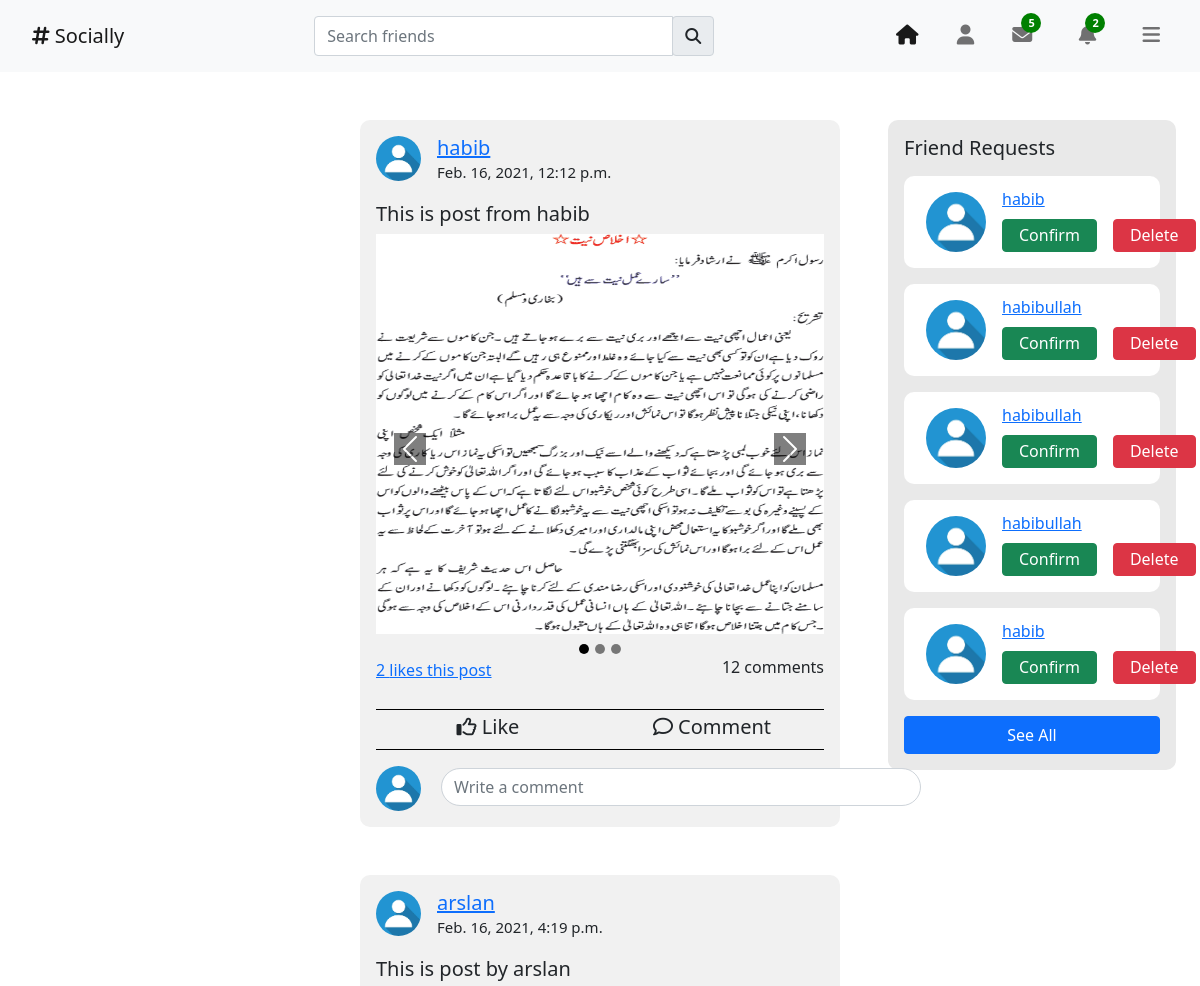
/ (signed in, upper part), run on an earlier commit of the app's database.
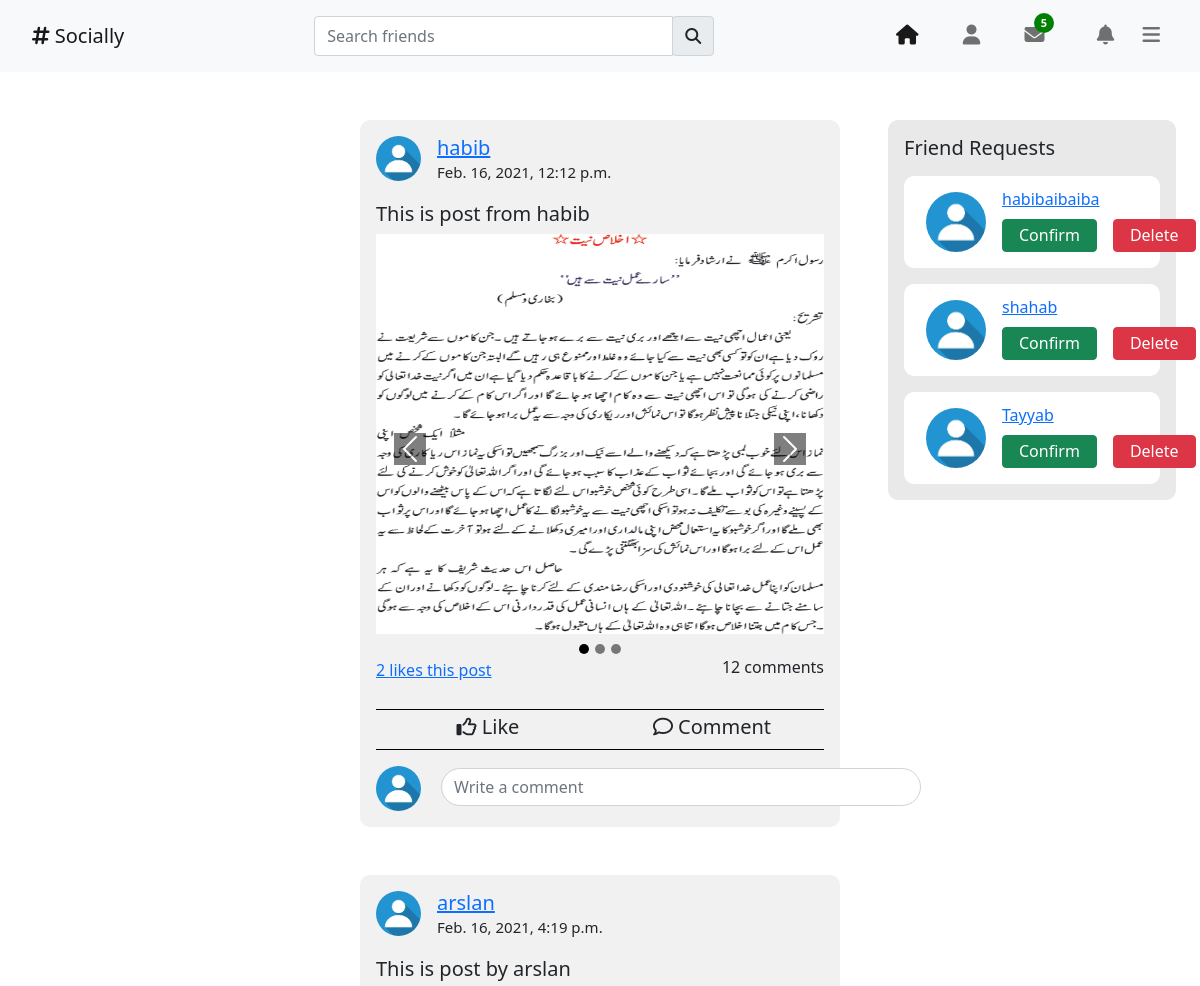
And on a later commit of the database.
### posts/models.py (models this page shows, shortened)
class Post(models.Model):
    user = models.ForeignKey(User, on_delete=models.CASCADE)
    title = models.CharField(max_length=500, verbose_name="Post title")
    sub_title = models.CharField(max_length=500, null=True, blank=True, verbose_name="Subtitle")
    content = models.TextField(null=True, blank=True)
    like_num = models.IntegerField(default=0, verbose_name="Number of likes")
    comment_num = models.IntegerField(default=0, verbose_name="Number of comments")
    add_time = models.DateTimeField(auto_now=True, verbose_name="Post add time")

class PostImage(models.Model):
    post = models.ForeignKey(Post, on_delete=models.CASCADE, related_name="post_image")
    image = models.ImageField(upload_to='post_images/')

### accounts/models.py (models this page shows, shortened)
class User(AbstractUser):
    slug = models.SlugField(unique=True, null=True)
    gender = models.CharField(max_length=50, null=True, choices=[
        ('Male', 'Male'),
        ('Female', 'Female'),
        ('Other', 'Other')
    ])
    about = models.TextField(null=True, blank=True, verbose_name="About")

### profiles/models.py (models this page shows, shortened)
class UserProfile(models.Model):
    user = models.OneToOneField(User, on_delete=models.CASCADE, related_name='user_profile')
    headline = models.TextField(null=True, blank=True)
    profile_image = models.ImageField(upload_to='profile/', default='profile/default_profile.jpg')
    cover_image = models.ImageField(upload_to='cover/', default='cover/default_cover.jpg')
    date_of_birth = models.DateField(null=True, blank=True)
    phone = models.CharField(max_length=15, null=True, blank=True)
    city = models.CharField(max_length=50, null=True, blank=True)
    country = models.CharField(max_length=50, null=True, blank=True)

### friends/models.py (models this page shows)
class Friend(models.Model):
    user = models.ForeignKey(User, on_delete=models.CASCADE, related_name="user")
    friend = models.ForeignKey(User, on_delete=models.CASCADE, related_name="friend")
    status = models.CharField(max_length=50, default="requested")
    request_time = models.DateTimeField(auto_now=True, verbose_name="Requested time")

### home/views.py (the view)
# urls.py: path('',views.PostListView.as_view(),name="home")
class PostListView(ListView):
    model = Post
    template_name = 'home/index.html'
    queryset = Post.objects.all().prefetch_related('post_comment', 'post_image', 'post_like')
    context_object_name = 'posts'
    paginate_by = 5
    def get_context_data(self, **kwargs):
        context = super(PostListView, self).get_context_data(**kwargs)
        friends = Friend.objects.filter(
            user=self.request.user, status="requested"
        ).select_related(
            'user', 'friend'
        )
        context['friends'] = friends[:5]
        context['requested_count'] = friends.count()
        notifications = Notification.objects.filter(
            receiver=self.request.user,
            seen=False
        ).count()
        context['unseen_notifications'] = notifications
        return context

### templates/home/index.html (shortened to what this page needs)
{% extends 'base/bootstrap_template.html' %}
{% load static %}
{% load mathfilters %}
{% load posts_tags %}
{% block css_section %}
    <link rel="stylesheet" href="{% static 'home/css/style.css' %}">
    <link rel="stylesheet" href="{% static 'home/css/navbar_css.css' %}">
    <link rel="stylesheet" href="{% static 'base/base_style.css' %}">
{% endblock %}
{% block main_body %}
    <div class="application">
        {% include 'home/navbar.html' %}
        <div class="main-section">
            <div class="left">
            </div>
            <div class="center infinite-container">
                {% for post in posts %}
                    <div class="post infinite-item">
                        <div class="post-info">
                            <div class="user-image">
                                <img src="{{ post.user.user_profile.profile_image.url }}" alt="image">
                            </div>
                            <div class="info ">
                                <div class="username">
                                    <a href="{% url 'profile:user_profile' post.user.slug %}">
                                        <h5>{{ post.user.username }}</h5></a>
                                </div>
                                <div class="date-time">
                                    <h5>{{ post.add_time }}</h5>
                                </div>
                            </div>
                        </div>
                        <div class="post-title">
                            <h5>{{ post.title }}</h5>
                        </div>
                        <div class="post-content">
                            <div class="post-image">
                                {% if post.post_image %}
                                    {% if post.post_image.count == 1 %}
                                        <img class="d-block w-100 post-image"
                                             src="{{ post.post_image.first.image.url }}"
                                             alt="image">
                                    {% else %}
                                        <div id="myCarousel" class="carousel slide" data-ride="carousel">
                                            <div class="carousel-inner">
                                                {% for img in post.post_image.all %}
                                                    {% if forloop.counter == 1 %}
                                                        <div class="carousel-item active">
                                                            <img class="d-block w-100 post-image"
                                                                 src="{{ img.image.url }}"
                                                                 alt="image">
                                                        </div>
                                                    {% else %}
                                                        <div class="carousel-item ">
                                                            <img class="d-block w-100 post-image"
                                                                 src="{{ img.image.url }}"
                                                                 alt="image">
                                                        </div>
                                                    {% endif %}
                                                {% endfor %}
                                            </div>
                                            <a class="carousel-control-prev " href="#myCarousel"
                                               role="button" data-slide="prev">
                                                <span class="carousel-control-prev-icon carousel-movers"
                                                      aria-hidden="true"></span>
                                            </a>
                                            <a class="carousel-control-next" href="#myCarousel"
                                               role="button" data-slide="next">
                                                <span class="carousel-control-next-icon carousel-movers"
                                                      aria-hidden="true"></span>
                                            </a>
                                            <ol class="carousel-indicators">
                                                {% for img in post.post_image.all %}
                                                    {% if forloop.counter == 1 %}
                                                        <li data-target="#myCarousel" data-slide-to="1"
                                                            class="active"></li>
                                                    {% else %}
                                                        <li data-target="#myCarousel"
                                                            data-slide-to={{ forloop.counter }}></li>
                                                    {% endif %}
                                                {% endfor %}
                                            </ol>
                                        </div>
                                    {% endif %}
                                {% endif %}
                            </div>
                        </div>
                        <div class="post-stats">
                            <div class="stats-display">
                                <a href="" class="like-number-display" id="like-number-{{ post.id }}"
                                   data-toggle="modal"
                                   data-target="#likesModel">{{ post.like_num }} likes this post</a>
                                <h5 class="display-comments" id="comment-{{ post.id }}"
                                    data-url="{% url 'posts:more_comments' %}">{{ post.comment_num }} comments</h5>
                            </div>
                            <div class="stats-option">
                                <div class="like-option">
                                    <h5 id="like-{{ post.id }}" class="like-buttons"><i class="far fa-thumbs-up"></i>
                                        <span>Like</span>
                                    </h5>
                                </div>
                                <div class="comment-option">
                                    <h5 class="display-comments"><i class="far fa-comment"></i> <span>Comment</span>
                                    </h5>
                                </div>
                            </div>
                        </div>
                        <div class="post-comments">
                            <div class="post-new-comment">
                                <div class="user-image">
                                    <img src="{{ user.user_profile.profile_image.url }}" alt="image">
                                </div>
                                <form method="post" data-url="{% url 'posts:post_new_comment' %}" class="comment-form"
                                      id="{{ post.id }}">
                                    <div class="input-field comment-input-field">
                                        <div class="input-group">
                                            <input type="text" name="comment" class="form-control new-comment-input"
                                                   placeholder="Write a comment">
                                        </div>
                                    </div>
                                </form>
                            </div>
                        </div>
                    </div>
                {% endfor %}
            </div>
            <div class="right">
                {% if friends %}
                    <div class="friend-requests">
                        <h5>Friend Requests</h5>
                        <div class="friend-request-wrapper" id="friendRequestWrapper">
                            {% for friend in friends %}
                                <div class="friend-request">
                                    <div class="user-section">
                                        <div class="friend-user-image">
                                            <img src="{{ friend.friend.user_profile.profile_image.url }}"
                                                 alt="user image">
                                        </div>
                                    </div>
                                    <div class="request-controls">
                                        <div class="username-wrapper">
                                            <div class="username">
                                                <a href="">{{ friend.friend.username }}</a>
                                            </div>
                                        </div>
                                        <div class="control">
                                            <div class="request-control">
                                                <button type="button" id="confirm-{{ friend.friend.username }}"
                                                        class="btn btn-success confirm-request">Confirm
                                                </button>
                                            </div>
                                            <div class="request-control delete-request-button ">
                                                <button type="button" class="btn btn-danger delete-request"
                                                        id="delete-{{ friend.friend.username }}">Delete
                                                </button>
                                            </div>
                                        </div>
                                    </div>
                                </div>
                            {% endfor %}
                        </div>
                        {% if requested_count > 3 %}
                            <div class="more-requests-wrapper">
                                <a href="" class="btn btn-primary" id="more-requests-button">See All</a>
                            </div>
                        {% endif %}
                    </div>
                {% endif %}
            </div>
        </div>
    </div>
{% endblock %}

### templates/base/bootstrap_template.html (shortened to what this page needs)
<!doctype html>
{% load static %}
<html lang="en">
<head>
    <link href="https://cdn.jsdelivr.net/npm/bootstrap@5.0.0-beta1/dist/css/bootstrap.min.css" rel="stylesheet"
>
    {% block css_section %}
    {% endblock %}
</head>
<body>
{% block main_body %}
{% endblock %}
</body>
</html>

### templates/home/navbar.html (shortened to what this page needs)
<div class="bar-section">
    <nav class="navbar navbar-expand-lg navbar-light bg-light navbar-custom">
        <div class="logo">
            <a class="navbar-brand" href="{% url 'home:home' %}"><i class="fas fa-hashtag"></i>
                <span>Socially</span></a>
        </div>
        <div class="col-auto search-col">
            <form method="GET" id="search-from" action="{% url 'search:user_search_result' %}">
                <div class="input-group mb-2">
                    <input type="text" class="form-control" id="searchProfilesInput"
                           placeholder="Search friends" name="q">
                    <div class="input-group-append ">
                        <div class="input-group-text search-icon"><i class="fas fa-search"></i></div>
                    </div>
                </div>
            </form>
        </div>
        <div class="navbar-nav " id="navbarNavAltMarkup">
            <div class="navbar-nav nav-right-items">
                <a class="nav-item nav-link active" href="{% url 'home:home' %}"><i class="fas fa-home"></i> </a>
                <a class="nav-item nav-link" href="{% url 'friend:user_friends' %}"><i class="fas fa-user"></i></a>
                <a id="group" class="nav-item nav-link">
                    <i class="fa fa-envelope"></i>
                    <span class="badge badge-light" id="message-number">5</span>
                </a>
                <a href="{% url 'notifications:notification_list' %}" id="group" class="nav-item nav-link">
                    <i class=" fas fa-bell"></i>
                    {% if unseen_notifications %}
                        <span class="badge badge-light" id="notification-number">{{ unseen_notifications }}</span>
                    {% else %}
                        <span class="badge badge-light" id="notification-number"></span>
                    {% endif %}
                </a>
                <a class="nav-item nav-link" id="user-options"><i class="fas fa-bars"></i></a>
            </div>
        </div>
    </nav>
</div>

What changed in the data, as far as the page shows it:
removed Friend: friend.user_profile.profile_image (placeholder picture), friend.username "habib"
removed Friend: friend.user_profile.profile_image (placeholder picture), friend.username "habibullah"
removed Friend: friend.user_profile.profile_image (placeholder picture), friend.username "habibullah"
removed Friend: friend.user_profile.profile_image (placeholder picture), friend.username "habibullah"
removed Friend: friend.user_profile.profile_image (placeholder picture), friend.username "habib"
added Friend: friend.user_profile.profile_image (placeholder picture), friend.username "habibaibaiba"
added Friend: friend.user_profile.profile_image (placeholder picture), friend.username "shahab"
added Friend: friend.user_profile.profile_image (placeholder picture), friend.username "Tayyab"
Also different on the page:
{{ unseen_notifications }}: "2" → (not shown)
text no longer shown: "See All"
